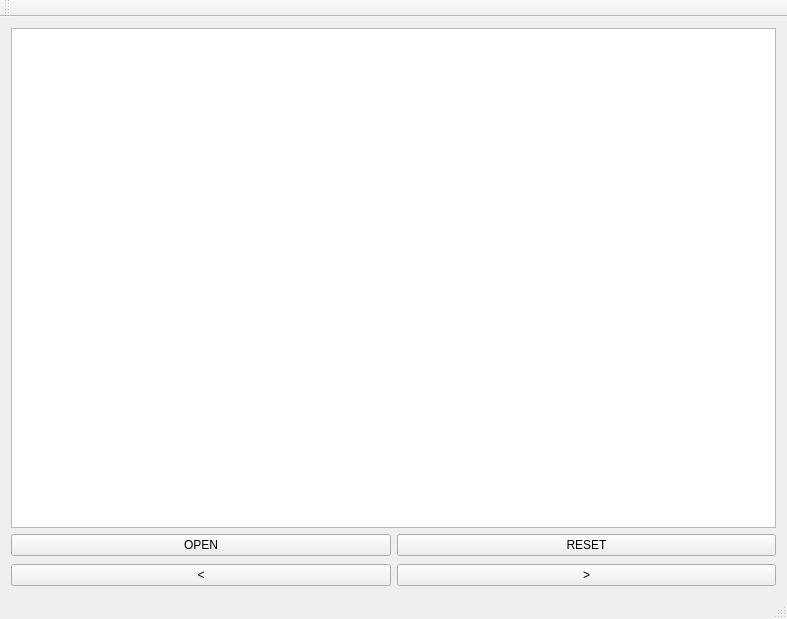
<?xml version="1.0" encoding="UTF-8"?>
<ui version="4.0">
 <class>MainWindow</class>
 <widget class="QMainWindow" name="MainWindow">
  <property name="geometry">
   <rect>
    <x>0</x>
    <y>0</y>
    <width>787</width>
    <height>619</height>
   </rect>
  </property>
  <property name="windowTitle">
   <string>MainWindow</string>
  </property>
  <widget class="QWidget" name="centralWidget">
   <layout class="QVBoxLayout" name="verticalLayout">
    <item>
     <widget class="QGraphicsView" name="graphicsView"/>
    </item>
    <item>
     <layout class="QHBoxLayout" name="horizontalLayout">
      <property name="bottomMargin">
       <number>2</number>
      </property>
      <item>
       <widget class="QPushButton" name="openButton">
        <property name="text">
         <string>OPEN</string>
        </property>
       </widget>
      </item>
      <item>
       <widget class="QPushButton" name="resetButton">
        <property name="text">
         <string>RESET</string>
        </property>
       </widget>
      </item>
     </layout>
    </item>
    <item>
     <layout class="QHBoxLayout" name="horizontalLayout_2">
      <item>
       <widget class="QPushButton" name="lastButton">
        <property name="text">
         <string>&lt;</string>
        </property>
       </widget>
      </item>
      <item>
       <widget class="QPushButton" name="nextButton">
        <property name="text">
         <string>&gt;</string>
        </property>
       </widget>
      </item>
     </layout>
    </item>
   </layout>
  </widget>
  <widget class="QMenuBar" name="menuBar">
   <property name="geometry">
    <rect>
     <x>0</x>
     <y>0</y>
     <width>787</width>
     <height>26</height>
    </rect>
   </property>
  </widget>
  <widget class="QToolBar" name="mainToolBar">
   <attribute name="toolBarArea">
    <enum>TopToolBarArea</enum>
   </attribute>
   <attribute name="toolBarBreak">
    <bool>false</bool>
   </attribute>
  </widget>
  <widget class="QStatusBar" name="statusBar"/>
 </widget>
 <layoutdefault spacing="6" margin="11"/>
 <resources/>
 <connections/>
</ui>
